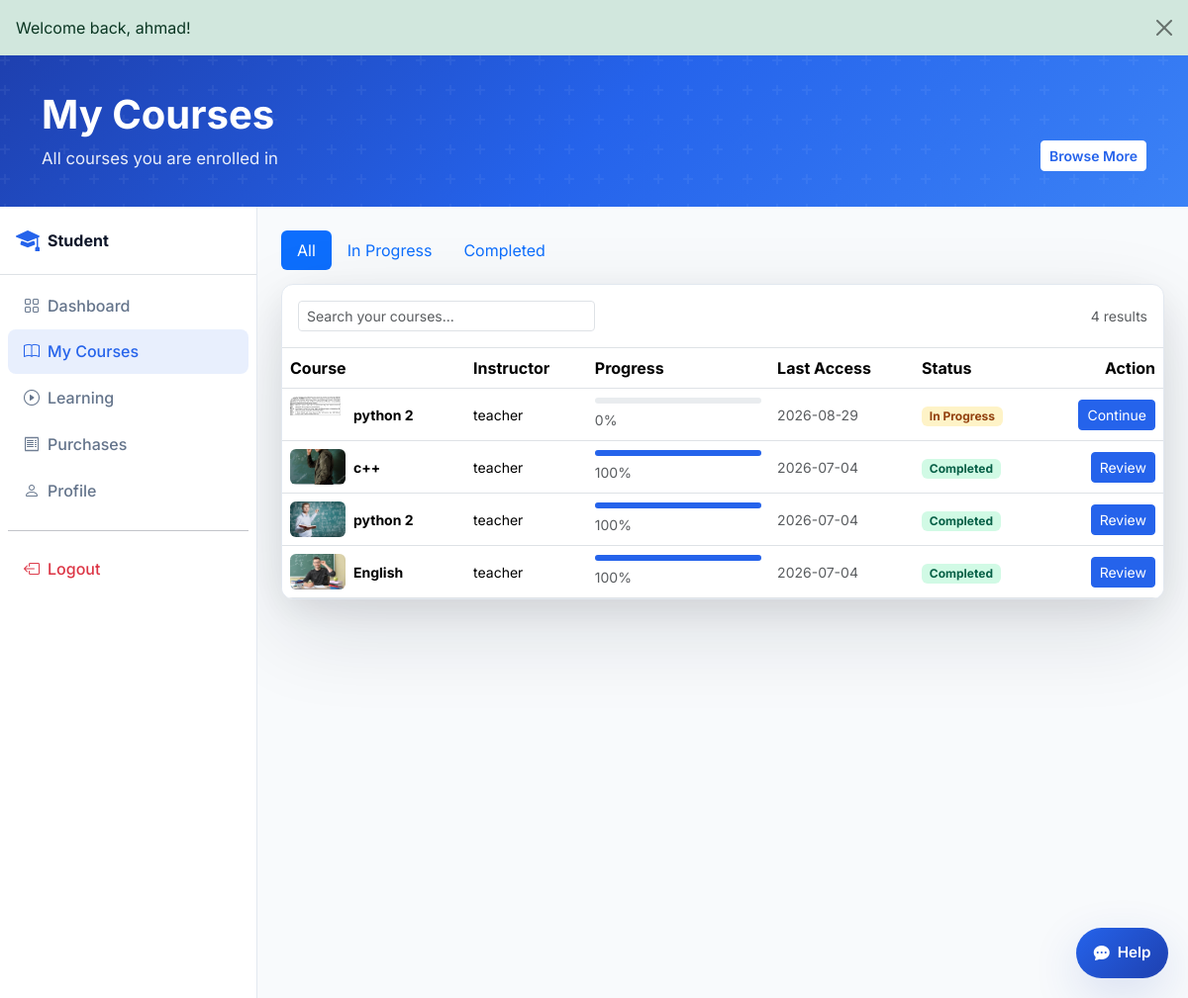
Screenshot of /student/my-courses.php (signed in) with the database file from the repository.
### tables this page shows
CREATE TABLE enrollments (
  id INT UNSIGNED AUTO_INCREMENT PRIMARY KEY,
  student_id INT UNSIGNED NOT NULL,
  course_id INT UNSIGNED NOT NULL,
  progress TINYINT UNSIGNED NOT NULL DEFAULT 0,
  status ENUM('active','completed') NOT NULL DEFAULT 'active',
  last_access DATE DEFAULT NULL,
  enrolled_at TIMESTAMP DEFAULT CURRENT_TIMESTAMP,
  UNIQUE KEY uniq_enrollment (student_id, course_id),
  FOREIGN KEY (student_id) REFERENCES users(id) ON DELETE CASCADE,
  FOREIGN KEY (course_id) REFERENCES courses(id) ON DELETE CASCADE
);

CREATE TABLE courses (
  id INT UNSIGNED AUTO_INCREMENT PRIMARY KEY,
  teacher_id INT UNSIGNED NOT NULL,
  category_id INT UNSIGNED NOT NULL,
  title VARCHAR(200) NOT NULL,
  slug VARCHAR(220) NOT NULL,
  description TEXT NOT NULL,
  price DECIMAL(12,4) NOT NULL DEFAULT 0.0000,
  thumb VARCHAR(255) DEFAULT 'assets/images/avatars/placeholder.svg',
  status ENUM('draft','pending','published','rejected') NOT NULL DEFAULT 'pending',
  rating DECIMAL(3,2) NOT NULL DEFAULT 0,
  created_at TIMESTAMP DEFAULT CURRENT_TIMESTAMP,
  updated_at TIMESTAMP DEFAULT CURRENT_TIMESTAMP ON UPDATE CURRENT_TIMESTAMP,
  FOREIGN KEY (teacher_id) REFERENCES users(id) ON DELETE CASCADE,
  FOREIGN KEY (category_id) REFERENCES categories(id),
  INDEX idx_courses_status (status),
  INDEX idx_courses_teacher (teacher_id)
);

CREATE TABLE users (
  id INT UNSIGNED AUTO_INCREMENT PRIMARY KEY,
  name VARCHAR(120) NOT NULL,
  email VARCHAR(190) NOT NULL UNIQUE,
  phone VARCHAR(30) DEFAULT NULL,
  password_hash VARCHAR(255) NOT NULL,
  role ENUM('student','teacher','admin') NOT NULL DEFAULT 'student',
  status ENUM('active','inactive','pending','pending_verification') NOT NULL DEFAULT 'active',
  email_verified_at TIMESTAMP NULL DEFAULT NULL,
  remember_token_hash VARCHAR(255) DEFAULT NULL,
  remember_token_expires DATETIME DEFAULT NULL,
  bio TEXT DEFAULT NULL,
  avatar VARCHAR(255) DEFAULT NULL,
  created_at TIMESTAMP DEFAULT CURRENT_TIMESTAMP,
  updated_at TIMESTAMP DEFAULT CURRENT_TIMESTAMP ON UPDATE CURRENT_TIMESTAMP,
  INDEX idx_users_role (role),
  INDEX idx_users_status (status)
);

### components/config.php (called while the page is built, shortened)
<?php
require_once __DIR__ . '/database.php';
require_once __DIR__ . '/auth.php';
require_once __DIR__ . '/../includes/data.php';
function url(string $path = ''): string
{
    return rtrim(BASE_URL, '/') . '/' . ltrim($path, '/');
}
function media_url(?string $path, string $fallback = 'assets/images/avatars/placeholder.svg'): string
{
    $path = trim((string) $path);
    $fallback = trim($fallback);
    $projectRoot = dirname(__DIR__) . DIRECTORY_SEPARATOR;
    $resolveExistingPath = function (string $candidate) use ($projectRoot): ?string {
        if ($candidate === '') {
            return null;
        }
        if (preg_match('#^https?://#i', $candidate)) {
            return $candidate;
        }
        if (str_starts_with($candidate, BASE_URL . '/')) {
            return $candidate;
        }
        if (str_starts_with($candidate, '/')) {
            $candidate = ltrim($candidate, '/');
        }
        $relativePath = ltrim($candidate, '/');
        $fullPath = $projectRoot . str_replace('/', DIRECTORY_SEPARATOR, $relativePath);
        if ($relativePath !== '' && file_exists($fullPath)) {
            return url($relativePath);
        }
        return null;
    };
    if ($path !== '') {
        $resolvedPath = $resolveExistingPath($path);
        if ($resolvedPath !== null) {
            return $resolvedPath;
        }
    }
    return url($fallback !== '' ? $fallback : 'assets/images/avatars/placeholder.svg');
}

### components/auth.php (called while the page is built, shortened)
<?php
require_once __DIR__ . '/database.php';
function auth_id(): ?int
{
    return isset($_SESSION['user']['id']) ? (int) $_SESSION['user']['id'] : null;
}

### components/database.php (called while the page is built, shortened)
<?php
function db_config(): array
{
    static $config;
    if ($config === null) {
        $config = require __DIR__ . '/db-config.php';
    }
    return $config;
}
function db(): PDO
{
    static $pdo;
    if ($pdo instanceof PDO) {
        return $pdo;
    }
    $c = db_config();
    $dsn = sprintf('mysql:host=%s;port=%s;dbname=%s;charset=%s', $c['host'], $c['port'], $c['name'], $c['charset']);
    $pdo = new PDO($dsn, $c['user'], $c['pass'], [
        PDO::ATTR_ERRMODE => PDO::ERRMODE_EXCEPTION,
        PDO::ATTR_DEFAULT_FETCH_MODE => PDO::FETCH_ASSOC,
        PDO::ATTR_EMULATE_PREPARES => false,
    ]);
    return $pdo;
}
function db_available(): bool
{
    static $available;
    if ($available !== null) {
        return $available;
    }
    try {
        db()->query('SELECT 1 FROM users LIMIT 1');
        $available = true;
    } catch (Throwable) {
        $available = false;
    }
    return $available;
}

### includes/data.php (called while the page is built, shortened)
<?php
require_once __DIR__ . '/../components/database.php';
function getStudentEnrollments(?int $studentId = null): array
{
    $studentId = $studentId ?? auth_id();
    if (!$studentId || !db_available()) {
        return fallbackStudentEnrollments();
    }
    $sql = "SELECT e.*, c.id AS course_id, c.title, c.price, c.rating, c.thumb, c.description,
            u.name AS teacher_name, cat.name AS category_name
            FROM enrollments e
            JOIN courses c ON c.id = e.course_id
            JOIN users u ON u.id = c.teacher_id
            JOIN categories cat ON cat.id = c.category_id
            WHERE e.student_id = ?
            ORDER BY e.last_access DESC";
    $stmt = db()->prepare($sql);
    $stmt->execute([$studentId]);
    return array_map(static function ($row) {
        return [
            'id' => (int) $row['course_id'],
            'course_id' => (int) $row['course_id'],
            'title' => $row['title'],
            'teacher' => $row['teacher_name'],
            'price' => (float) $row['price'],
            'rating' => (float) $row['rating'],
            'category' => $row['category_name'],
            'thumb' => $row['thumb'] ?: 'assets/images/avatars/placeholder.svg',
            'desc' => $row['description'],
            'progress' => (int) $row['progress'],
            'status' => $row['status'],
            'last_access' => $row['last_access'] ? date('Y-m-d', strtotime($row['last_access'])) : '',
        ];
    }, $stmt->fetchAll());
}

### student/my-courses.php (the view, shortened to what this page needs)
<?php
$enrollments = getStudentEnrollments((int) auth_id());
$pageActions = '<a href="' . url('pages/courses.php') . '" class="btn btn-primary btn-sm">Browse More</a>';
require_once __DIR__ . '/../components/head.php';
require __DIR__ . '/../components/page-hero.php';
?>
<div class="dashboard-layout">
<div class="dashboard-wrapper d-flex">
  <?php require __DIR__ . '/../components/sidebar-student.php'; ?>
  <main class="dashboard-main flex-grow-1 p-4">
    <ul class="nav nav-pills mb-3">
      <li class="nav-item"><a class="nav-link active" href="#" data-filter-status="all" data-filter-table="myCoursesTable">All</a></li>
      <li class="nav-item"><a class="nav-link" href="#" data-filter-status="active" data-filter-table="myCoursesTable">In Progress</a></li>
      <li class="nav-item"><a class="nav-link" href="#" data-filter-status="completed" data-filter-table="myCoursesTable">Completed</a></li>
    </ul>
    <div class="table-card">
      <div class="p-3 border-bottom d-flex flex-wrap justify-content-between align-items-center gap-2">
        <input type="search" class="form-control form-control-sm" style="max-width:300px" placeholder="Search your courses..." data-table-search="myCoursesTable">
        <span class="small text-muted" data-table-count="myCoursesTable"></span>
      </div>
      <div class="table-responsive">
        <table class="table table-hover align-middle mb-0" id="myCoursesTable">
          <thead>
            <tr>
              <th>Course</th>
              <th>Instructor</th>
              <th>Progress</th>
              <th>Last Access</th>
              <th>Status</th>
              <th class="text-end">Action</th>
            </tr>
          </thead>
          <tbody>
            <?php foreach ($enrollments as $e): ?>
            <tr data-status="<?= htmlspecialchars($e['status']) ?>" data-search="<?= htmlspecialchars(strtolower($e['title'] . ' ' . $e['teacher'] . ' ' . $e['category'] . ' ' . $e['status'])) ?>">
              <td>
                <div class="d-flex align-items-center gap-2">
                  <img src="<?= media_url($e['thumb'], 'assets/images/avatars/placeholder.svg') ?>" width="56" height="36" class="rounded object-fit-cover" alt="" onerror="this.onerror=null;this.src='<?= media_url('assets/images/avatars/placeholder.svg') ?>'">
                  <strong class="small"><?= htmlspecialchars($e['title']) ?></strong>
                </div>
              </td>
              <td class="small"><?= htmlspecialchars($e['teacher']) ?></td>
              <td style="min-width:140px">
                <div class="progress mb-1" style="height:6px">
                  <div class="progress-bar bg-primary" style="width:<?= (int) $e['progress'] ?>%"></div>
                </div>
                <small class="text-muted"><?= (int) $e['progress'] ?>%</small>
              </td>
              <td class="small text-muted"><?= htmlspecialchars($e['last_access']) ?></td>
              <td>
                <span class="badge <?= $e['status'] === 'completed' ? 'badge-approved' : 'badge-pending' ?>">
                  <?= $e['status'] === 'completed' ? 'Completed' : 'In Progress' ?>
                </span>
              </td>
              <td class="text-end">
                <a href="<?= url('student/course-learn.php?id=' . (int) $e['id']) ?>" class="btn btn-sm btn-primary">
                  <?= $e['status'] === 'completed' ? 'Review' : 'Continue' ?>
                </a>
              </td>
            </tr>
            <?php endforeach; ?>
          </tbody>
        </table>
      </div>
    </div>
  </main>
</div>
</div>
<?php
require_once __DIR__ . '/../components/modals.php';
require_once __DIR__ . '/../components/dashboard-footer-scripts.php';
?>

### assets/css/variables.css (style rules this page uses)
:root { --primary: #2563EB; --primary-dark: #1E40AF; --secondary-bg: #F8FAFC; --border: #E2E8F0; --accent: #F59E0B; --text: #0F172A; --text-muted: #64748B; --success: #10B981; --danger: #EF4444; --radius: 12px; --radius-lg: 16px; --shadow: 0 4px 24px rgba(37, 99, 235, 0.08); --shadow-hover: 0 16px 48px rgba(30, 64, 175, 0.15); --transition: 0.25s cubic-bezier(0.4, 0, 0.2, 1); --font: 'Inter', system-ui, -apple-system, sans-serif; }

### assets/css/main.css (style rules this page uses)
*, *::before, *::after { box-sizing: border-box; }
body { font-family: var(--font); color: var(--text); background: #fff; display: flex; flex-direction: column; min-height: 100vh; }
main { flex: 1; }
.bg-primary { background-color: var(--primary) !important; }
.btn-primary { background: var(--primary); border-color: var(--primary); }
.page-hero__actions .btn-light, .page-hero__actions .btn-primary { background: #fff; border-color: #fff; color: var(--primary); font-weight: 600; }
body { background: radial-gradient(circle at top left, rgba(59,130,246,.14), transparent 20%), radial-gradient(circle at bottom right, rgba(14,165,233,.08), transparent 18%), #f4f9ff; }
.course-card, .teacher-card, .kpi-card, .progress-card, .table-card, .stat-card, .step-card, .category-pill, .testimonial-card, .cta-band { perspective: 1400px; perspective-origin: 50% 50%; transform-style: preserve-3d; backface-visibility: hidden; border-radius: 28px; background: rgba(255,255,255,0.94); box-shadow: 0 32px 88px rgba(15,23,42,.12), 0 10px 36px rgba(15,23,42,.08); border: 1px solid rgba(255,255,255,.85); transition: transform .35s ease, box-shadow .35s ease, background .35s ease; }
.course-card, .teacher-card, .kpi-card, .progress-card, .table-card, .stat-card, .step-card, .category-pill, .testimonial-card, .cta-band:hover { transform: translateY(-2px); }

### assets/css/components.css (style rules this page uses)
.table-card { background: #fff; border-radius: var(--radius); border: 1px solid var(--border); overflow: hidden; }
.table thead { background: var(--secondary-bg); }
.badge-pending { background: #FEF3C7; color: #92400E; }
.badge-approved { background: #D1FAE5; color: #065F46; }

### assets/css/dashboard.css (style rules this page uses)
.dashboard-layout { min-height: 100vh; display: flex; flex-direction: column; background: var(--secondary-bg); }
.dashboard-layout .dashboard-wrapper { flex: 1; min-height: 0; }
.dashboard-wrapper { min-height: calc(100vh - 120px); background: var(--secondary-bg); }
.dashboard-main { min-height: 100vh; overflow-x: hidden; }

### rows the page displays
enrollments: course.thumb (picture), course.title "python 2", users.name "teacher", progress "0", last_access "2026-08-29", status "In Progress"
enrollments: course.thumb (picture), course.title "c++", users.name "teacher", progress "100", last_access "2026-07-04", status "Completed"
enrollments: course.thumb (picture), course.title "python 2", users.name "teacher", progress "100", last_access "2026-07-04", status "Completed"
enrollments: course.thumb (picture), course.title "English", users.name "teacher", progress "100", last_access "2026-07-04", status "Completed"

### other values shown
$flash['message'] "Welcome back, ahmad!"
$pageHeading "My Courses"
$pageSubheading "All courses you are enrolled in"
